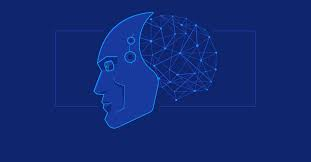
#> input picture synapse_w6/CV/learn.jpg, 311 x 162 px
$ jupyter execute week6-task.ipynb   (shell and % lines are left out)
#> lines starting #> are read from the running program, lines starting #| are printed output that depends on the picture
[cell 1]
import numpy as np
import pandas as pd
import matplotlib.pyplot as plt

## Introduction to open cv

1. video resources
 - https://www.youtube.com/watch?v=oXlwWbU8l2o
 - https://www.youtube.com/watch?v=N81PCpADwKQ

2. instructions to access video resources
 - the video resources are very long
 - no need to go through them in the beginning (we'll try to cover the important parts in this notebook)
 - whenever you feel stuck during the task, you can come back to the videos and look for relevant time stamps in the video descriptions.

3. General instructions
 - play around with arguments of algorithms
 - if not mentioned, then use the latest downloaded image for all following tasks.
 - this week getting an intuition is more important than the mathematical theory behind the algorithms so understand their use cases and their application

## Import open cv

[cell 2]
import cv2

## Downloading image for image processing using wget
1. wget is a linux xommand that helps us download content from the web
2. we can use the -O flag to store it using a custom name
3. all linux commands can be accessed in jupyter notebooks using ! before the command

[cell 3]
# linux command to see files in current directory

## Read an image using open cv
 - images read using opencv are converted into a pixel matrix which we can use.
 - all images are made up of pixels but more on that later

[cell 4]
#write code to read image using opencv (google)
img = cv2.imread('learn.jpg')
#> img is the input picture: shape (162, 311, 3); mean B, G, R 117.2, 40.6, 16.2

[cell 5]
cv2.imshow('image', img)
cv2.waitKey(0)
cv2.destroyAllWindows()

[cell 6]
#we will use plt from matplotlib to see the images (plt.imshow)
#remember to cvt colour as open cv saves image in Blue Green Red, while we see it in Red Green Blue

#example code
#plt.imshow(cv2.cvtColor(<name of your image variable after reading it>, cv2.COLOR_BGR2RGB))

#write code here
plt.imshow(cv2.cvtColor(img, cv2.COLOR_BGR2RGB))

## Acessing individual pixels and analyzing the image

Resource : <br>
https://www.analyticsvidhya.com/blog/2021/03/grayscale-and-rgb-format-for-storing-images/

Each value in the BGR 3-tuple has a range of [0, 255] . <br>
How many color possibilities are there for each pixel in an RGB image in OpenCV?<br>
 That’s easy: 256 * 256 * 256 = 16777216

1. Read the image

[cell 7]
#write code here

2. printing the read image

[cell 8]
#write code here
print(img)
#> (printed output is left out)

we see that it is a matrix of pixels

3. getting the shape of the image (google)

[cell 9]
#write code to get shape here
n, m, c = img.shape
#> n = 162; m = 311; c = 3
print(n, m, c)
#| 162 311 3

we see that it is a 3 dimensional matrix of the shape n,m,c
 - n is the height
 - m is the width
 - c is the number of channels (The Blue Green and Red channels)

3. Accessing individual pixels

[cell 10]
#since it is a list of lists we can use indexing
#let's access the pixel at height 50, width 35 and in the red channel (remember that open cv saves image in BGR) -> im[50][35][2]

#write code here
img[50][35][2]
#> Out = 15

[cell 11]
#access the BGR pixels located at x=100, y=50

(B, G, R) = img[100, 50]
#> B = 113; G = 38; R = 16
print("R={}, G={}, B={}".format(R, G, B))
#| R=16, G=38, B=113

## Resizing images
- use cv2.resize() to resize your image to (200,200) and then show it using plt

[cell 12]
#write code here

[cell 13]
img2 = cv2.resize(img, (200, 200))
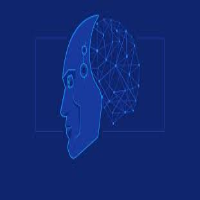
#> img2: shape (200, 200, 3); mean B, G, R 117.2, 40.5, 16.2

[cell 14]
n, m, c = img2.shape
#> n = 200; m = 200
print(n, m, c)
#| 200 200 3

[cell 15]
plt.imshow(cv2.cvtColor(img2, cv2.COLOR_BGR2RGB))

## Crop images
 - cropping the image from height 70 to 150 and width 50 to 120

[cell 16]
'''
example code :
img[x_start:x_end , y_start:y_end]

we can use commas to slice from each dimension in a multidimension array
'''

#write code here
img2 = img2[50:120, 70:150]
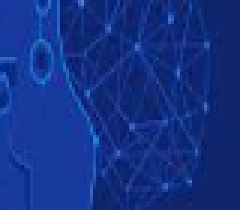
#> img2: shape (70, 80, 3) (shown 3 times larger); mean B, G, R 134.8, 48.8, 18.9

[cell 17]
plt.imshow(cv2.cvtColor(img2, cv2.COLOR_BGR2RGB))

## Draw images and write text on image

[cell 18]
#draw a circle rectangle and a straight line
#use cv2.circle cv2.rectangle cv2.line eg:

#code for drawing circle given below

im = img.copy()

op = im.copy() #makes a copy of the entire image in memory and stores it in op
cv2.circle(op, (100, 100), 10, (0, 255, 0), -1)
plt.imshow(cv2.cvtColor(op, cv2.COLOR_BGR2RGB))

#### Code explanation
op : The output image.

center : Our circle’s center coordinate. (100, 100).

radius : The circle radius in pixels. 10 pixels.

color : Circle color : green, which is denoted by 255 in the g and 0s in the B + R components of the BGR tuple, (0, 255, 0) .

thickness : The line thickness. a negative value (-1 ) means that the circle is solid/filled in.

 - now write a similar code for drawing a square and line being of colors blue and red respectively (google for the parameters)

[cell 19]
#square code here
cv2.rectangle(op, (50, 50), (150,150), (255, 0, 0), 2)
plt.imshow(cv2.cvtColor(op, cv2.COLOR_BGR2RGB))

[cell 20]
#line code here
cv2.line(op, (200, 150), (200, 50), (0, 0, 255), 3)
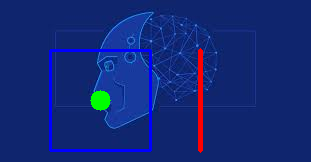
#> op: shape (162, 311, 3); mean B, G, R 118.3, 40.4, 18.1
plt.imshow(cv2.cvtColor(op, cv2.COLOR_BGR2RGB))
